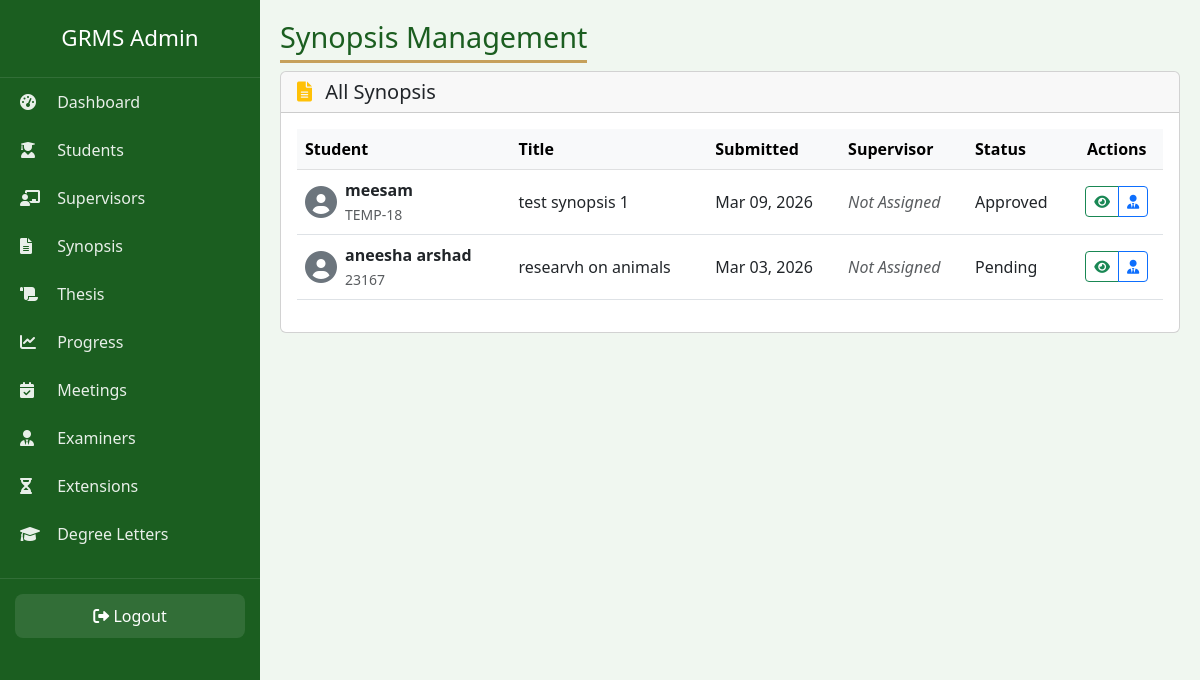
Page /admin-panel-2026-secure/synopsis/ (signed in) on the committed database.
### accounts/models.py (models this page shows, shortened)
class Synopsis(models.Model):
    STATUS_CHOICES = [
        ('draft', 'Draft'),
        ('submitted', 'Submitted'),
        ('under_review', 'Under Review'),
        ('changes_requested', 'Changes Requested'),
        ('approved', 'Approved'),
        ('rejected', 'Rejected'),
    ]
    student = models.ForeignKey(Student, on_delete=models.CASCADE, related_name='synopses')
    title = models.CharField(max_length=300)
    document = models.FileField(upload_to='synopses/', validators=[FileExtensionValidator(['pdf'])])
    submission_date = models.DateTimeField(auto_now_add=True)
    status = models.CharField(max_length=20, choices=STATUS_CHOICES, default='draft')
    supervisor = models.ForeignKey(Supervisor, on_delete=models.SET_NULL, null=True, blank=True, related_name='synopses')
    reviewed_by = models.ForeignKey(Supervisor, on_delete=models.SET_NULL, null=True, blank=True, related_name='reviewed_synopses')
    review_comments = models.TextField(blank=True, null=True)   # null=True add kiya
    review_date = models.DateTimeField(null=True, blank=True)
    version = models.IntegerField(default=1)
    previous_version = models.ForeignKey('Synopsis', on_delete=models.SET_NULL, null=True, blank=True)
    resubmission_deadline = models.DateField(null=True, blank=True)

class Student(models.Model):
    ENROLLMENT_STATUS = (
        ('Active', 'Active'),
        ('Inactive', 'Inactive'),
        ('Completed', 'Completed'),
        ('Withdrawn', 'Withdrawn'),
    )
    user = models.OneToOneField(User, on_delete=models.CASCADE, related_name='student_profile')
    registration_no = models.CharField(max_length=30, unique=True)
    department = models.CharField(max_length=100)
    session = models.CharField(max_length=20)
    program = models.CharField(max_length=50)
    enrollment_status = models.CharField(max_length=20, choices=ENROLLMENT_STATUS, default='Active')
    admission_date = models.DateField(default=timezone.now)
    supervisor = models.ForeignKey('Supervisor', on_delete=models.SET_NULL, null=True, blank=True, related_name='students')

### accounts/views.py (the view)
# urls.py: path('admin-panel-2026-secure/synopsis/', views.admin_synopsis_list, name='admin_synopsis_list'),
@login_required
@user_passes_test(is_admin)
def admin_synopsis_list(request):
    synopses = Synopsis.objects.select_related('student', 'supervisor').all().order_by('-submission_date')
    return render(request, 'admin/synopsis/list.html', {'synopses': synopses})

### accounts/views.py (called while the page is built)
def is_admin(user):
    return user.is_superuser or user.groups.filter(name='Admin').exists()

### templates/admin/synopsis/list.html (shortened to what this page needs)
{% extends 'admin/base.html' %}
{% load static %}
{% block page_title %}Synopsis Management{% endblock %}
{% block content %}
<div class="card">
    <div class="card-header">
        <h5 class="mb-0">
            <i class="fas fa-file-alt text-warning me-2"></i>
            All Synopsis
        </h5>
    </div>
    <div class="card-body">
        <div class="table-responsive">
            <table class="table table-hover align-middle">
                <thead class="table-light">
                    <tr>
                        <th>Student</th>
                        <th>Title</th>
                        <th>Submitted</th>
                        <th>Supervisor</th>
                        <th>Status</th>
                        <th class="text-center">Actions</th>
                    </tr>
                </thead>
                <tbody>
                    {% for syn in synopses %}
                    <tr>
                        <td>
                            <div class="d-flex align-items-center">
                                <i class="fas fa-user-circle fa-2x text-secondary me-2"></i>
                                <div>
                                    <strong>{{ syn.student.user.get_full_name }}</strong><br>
                                    <small class="text-muted">{{ syn.student.registration_no }}</small>
                                </div>
                            </div>
                        </td>
                        <td>{{ syn.title|truncatechars:40 }}</td>
                        <td>{{ syn.submission_date|date:"M d, Y" }}</td>
                        <td>
                            {% if syn.supervisor %}
                                <span class="badge bg-info">{{ syn.supervisor.user.get_full_name }}</span>
                            {% else %}
                                <span class="text-muted fst-italic">Not Assigned</span>
                            {% endif %}
                        </td>
                        <td>
                            <span class="status-badge
                                {% if syn.status == 'Approved' %}badge-approved
                                {% elif syn.status == 'Pending' %}badge-pending
                                {% else %}badge-rejected{% endif %}">
                                {{ syn.status }}
                            </span>
                        </td>
                        <td class="text-center">
                            <div class="btn-group btn-group-sm" role="group">
                                <a href="{% url 'admin_synopsis_detail' syn.id %}" class="btn btn-outline-success" title="View">
                                    <i class="fas fa-eye"></i>
                                </a>
                                {% if not syn.supervisor %}
                                <a href="{% url 'admin_synopsis_assign' syn.id %}" class="btn btn-outline-primary" title="Assign Supervisor">
                                    <i class="fas fa-user-tie"></i>
                                </a>
                                {% endif %}
                            </div>
                        </td>
                    </tr>
                    {% endfor %}
                </tbody>
            </table>
        </div>
    </div>
</div>
{% endblock %}

### templates/admin/base.html (style rules this page uses)
* { margin:0;padding:0;box-sizing:border-box; }
body { background:#f0f7f0;font-family:'Segoe UI',sans-serif; }

### rows in the picture
Synopsis: student.user.get_full_name "meesam", student.registration_no "TEMP-18", title "test synopsis 1", submission_date "Mar 09, 2026", shows "Not Assigned", status "Approved"
Synopsis: student.user.get_full_name "aneesha arshad", student.registration_no "23167", title "researvh on animals", submission_date "Mar 03, 2026", shows "Not Assigned", status "Pending"
